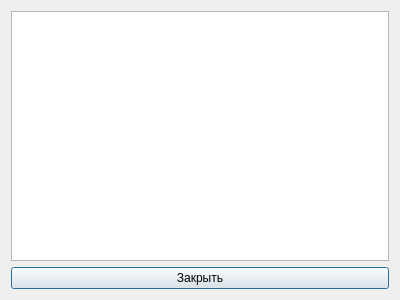
<?xml version="1.0" encoding="UTF-8"?>
<ui version="4.0">
 <class>DialogAbout</class>
 <widget class="QDialog" name="DialogAbout">
  <property name="geometry">
   <rect>
    <x>0</x>
    <y>0</y>
    <width>400</width>
    <height>300</height>
   </rect>
  </property>
  <property name="windowTitle">
   <string>О программе...</string>
  </property>
  <property name="windowIcon">
   <iconset resource="images.qrc">
    <normaloff>:/icon/icon/icon.png</normaloff>:/icon/icon/icon.png</iconset>
  </property>
  <layout class="QVBoxLayout" name="verticalLayout">
   <item>
    <widget class="QPlainTextEdit" name="plainTextEditText">
     <property name="enabled">
      <bool>true</bool>
     </property>
     <property name="readOnly">
      <bool>true</bool>
     </property>
    </widget>
   </item>
   <item>
    <widget class="QPushButton" name="pushButtonClose">
     <property name="text">
      <string>Закрыть</string>
     </property>
    </widget>
   </item>
  </layout>
 </widget>
 <resources>
  <include location="images.qrc"/>
 </resources>
 <connections/>
</ui>
